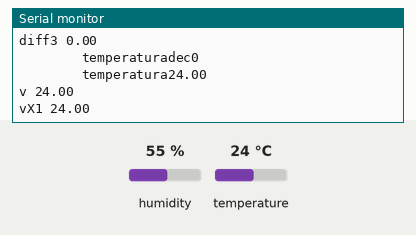
A sketch run on a simulated Arduino Uno, built with avr-gcc and run on an emulated ATmega328P. Parts: the last lines printed to the serial monitor. The test bench sets the inputs (shaded band); at power-on: temperature 24 °C, humidity 55 %.

Above: at 2.2 s.
2.3 s: temperature set to 12 °C
At 2.8 s:
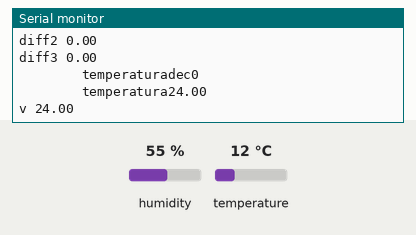
5.1 s: temperature set to 19 °C
At 5.6 s:
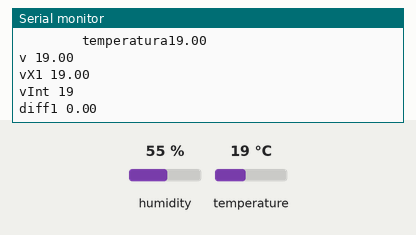
7.9 s: temperature set to 0 °C
At 8.4 s:
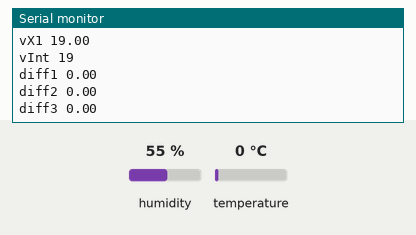
20.1 s: temperature set to 28 °C
At 20.6 s:
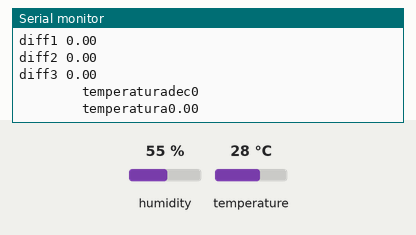
Timing chart, 0 to 23.1 s (numbered marks = the images above; inputs shaded):
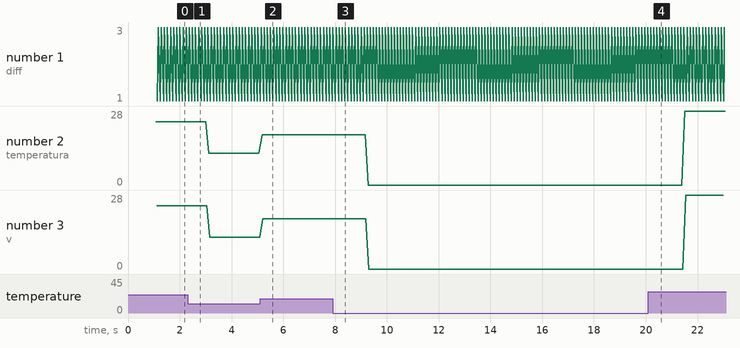

Measured:
- after the input at 5.1 s, the serial monitor: prints a new line after 0.08 s (image 2)
- plotted number 2: 24 → 12 after the input at 2.3 s, 12 → 19 after the input at 5.1 s, 0 → 28 after the input at 20.1 s
- plotted number 3: 24 → 12 after the input at 2.3 s, 12 → 19 after the input at 5.1 s, 0 → 28 after the input at 20.1 s

The sketch:

SST2_VERT_alpha_0_TEST.ino
```cpp
#include <SoftwareSerial.h>
SoftwareSerial swSerial(14, 12, false, 256);  //Pin 5 e 6 wemos

#include "DHT.h"
#define DHTPIN 5     // Pin DHT22
#define DHTTYPE DHT22   // DHT 22  (AM2302)
DHT dht(DHTPIN, DHTTYPE);


int brightmin=1;
int brightmax=100;
int brightness = brightmin;    // how bright the LED is
int fadeAmount = brightmin;    // how many points to fade the LED by


int i=0;
float temperatura=-1;
int umidita=0;
int temperatura_arrotondata=0;
int temperaturadec=1;


void setup() {
  // initialize serial:
  Serial.begin(9600);
  swSerial.begin(9600);
swSerial.print("dim=");swSerial.print(1);
  swSerial.write(0xff);
  swSerial.write(0xff);
  swSerial.write(0xff);
  delay(1000);
  swSerial.print("page 1");
  swSerial.write(0xff);
  swSerial.write(0xff);
  swSerial.write(0xff);
swSerial.print("dim=");swSerial.print(100);
  swSerial.write(0xff);
  swSerial.write(0xff);
  swSerial.write(0xff);
  dht.begin();
}

void loop() {
/*
  // Reading temperature or humidity takes about 250 milliseconds!
  // Sensor readings may also be up to 2 seconds 'old' (its a very slow sensor)
  float h = dht.readHumidity();
  // Read temperature as Celsius (the default)
  float t = dht.readTemperature();
  // Read temperature as Fahrenheit (isFahrenheit = true)
  float f = dht.readTemperature(true);
*/


swSerial.print("n0.val=");swSerial.print(temperatura_arrotondata);
  swSerial.write(0xff);
  swSerial.write(0xff);
  swSerial.write(0xff);
swSerial.print("n1.val=");swSerial.print(temperaturadec);
  swSerial.write(0xff);
  swSerial.write(0xff);
  swSerial.write(0xff);
swSerial.print("n2.val=");swSerial.print(umidita);
  swSerial.write(0xff);
  swSerial.write(0xff);
  swSerial.write(0xff);
swSerial.print("dim=");swSerial.print(brightness);
  swSerial.write(0xff);
  swSerial.write(0xff);
  swSerial.write(0xff);


float temperaturaN = dht.readTemperature();
if (!isnan(temperaturaN)) {
    temperatura = temperaturaN; //memorizza temperatura se non è Not A Number
    //Import temperature into T31 Thermostat
    //ImportAnalog(SLOT_THERMOSTAT + 1, &temperature);
    //ImportAnalog(SLOT_TEMPERATURE, &temperature);
  } else {
    dht.begin();
  }

Serial.print("        temperatura");Serial.println(temperatura);
temperaturadec = dopovirgola(temperatura);
Serial.print("        temperaturadec");Serial.println(temperaturadec);
temperatura_arrotondata = arrotonda(temperatura);
umidita = dht.readHumidity();


  brightness = brightness + fadeAmount;

  if (brightness == brightmin || brightness == brightmax) {
    fadeAmount = -fadeAmount ;
  }

}


float arrotonda(const float v)
{
  float vX10 = v * 10;
  int vInt = (int) vX10;
  float diff = abs(vX10 - vInt);
  if (diff < 0.5) {
    return (float) vInt / 10;
  } else {
    return (float)(vInt + 1) / 10;
  }
}

int dopovirgola(const float v)
{
  float vX1 = v;
  Serial.print("v ");Serial.println(v);
  Serial.print("vX1 ");Serial.println(vX1);
  int vInt = vX1;
  Serial.print("vInt ");Serial.println(vInt);
  int result;
  float diff = vX1 - vInt;
  Serial.print("diff1 ");Serial.println(diff);
  diff = abs(diff);
  Serial.print("diff2 ");Serial.println(diff);
  Serial.print("diff3 ");Serial.println(diff*10);
  return result = diff * 10;
}
```
